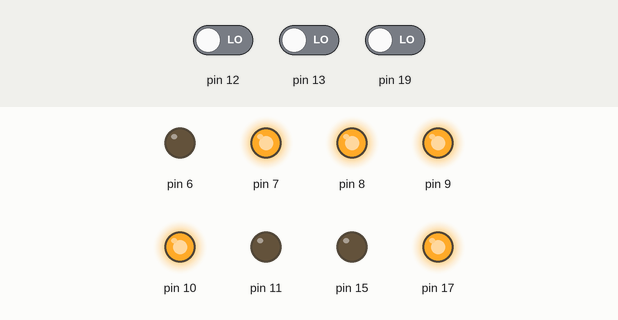
A sketch run on a simulated Arduino Uno, built with avr-gcc and run on an emulated ATmega328P. Shown: output pins drawn as LEDs (lit = HIGH). The test bench sets the inputs (shaded band); at power-on: pin 12 LOW, pin 13 LOW, pin 19 LOW.

Above: at 9.8 s.
9.9 s: pin 12 driven HIGH
At 13.6 s:
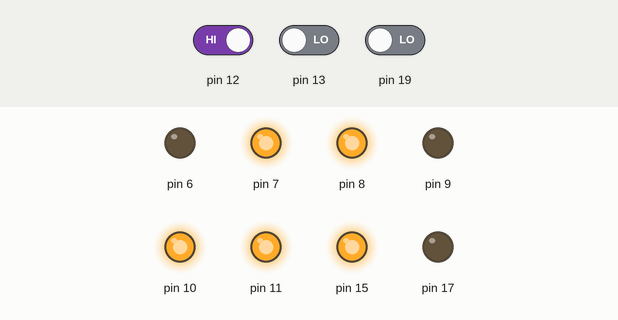
14.4 s: pin 13 driven HIGH
At 15.62 s:
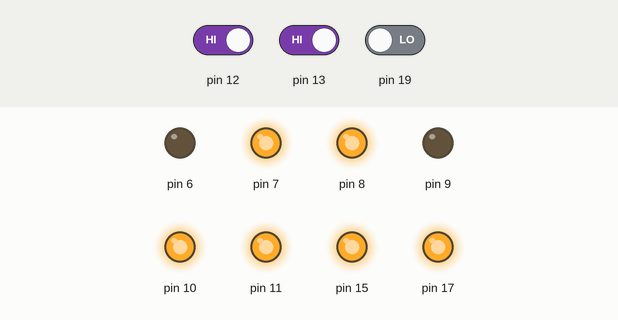
18.9 s: pin 19 driven HIGH
At 21.7 s:
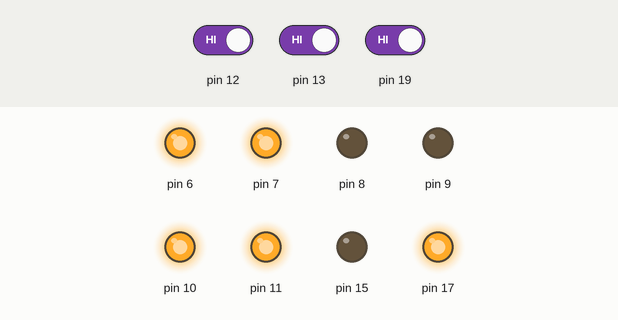
25.8 s: pin 19 driven LOW
30.3 s: pin 12 driven LOW
At 31.4 s:
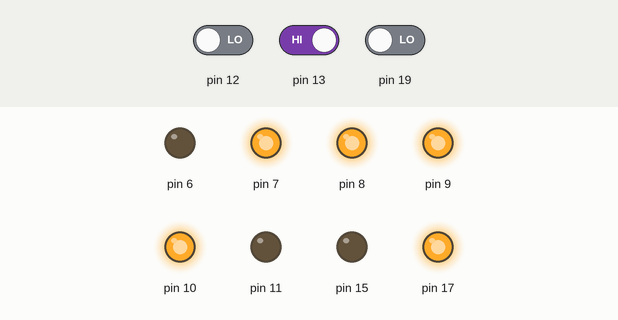
Timing chart, 0 to 33.3 s (numbered marks = the images above; inputs shaded):
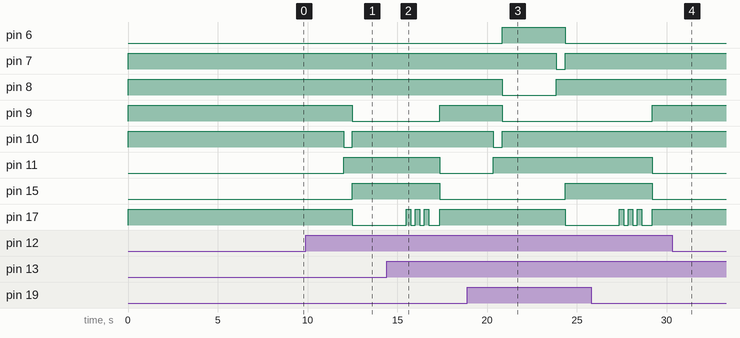

Measured:
- after the input at 9.9 s, pin 9, pin 17: HIGH → LOW after 2.6 s; pin 10: HIGH → LOW after 2.1 s, → HIGH 0.50 s later; pin 11: LOW → HIGH after 2.1 s; pin 15: LOW → HIGH after 2.6 s
- after the input at 14.4 s, pin 9: LOW → HIGH after 3.0 s; pin 11, pin 15: HIGH → LOW after 3.0 s; pin 17: LOW → HIGH after 1.1 s, then repeats every 0.50 s: LOW 0.25 s, HIGH 0.25 s
- after the input at 18.9 s, pin 6: LOW → HIGH after 2.0 s, → LOW 3.5 s later; pin 7: HIGH → LOW after 5.0 s, → HIGH 0.50 s later; pin 8: HIGH → LOW after 2.0 s, → HIGH 3.0 s later
- after the input at 30.3 s, pin 9, pin 17: stays HIGH (without the input it goes to LOW after 2.4 s); pin 10: stays HIGH (without the input it goes to LOW after 1.9 s); pin 11: stays LOW (without the input it goes to HIGH after 1.9 s); pin 15: stays LOW (without the input it goes to HIGH after 2.4 s)

The sketch:

sketch_oct10b.ino
```cpp
//give each value a name to represent each state
#define goN 0
#define wN 1
#define goE 2
#define wE 3
#define Walk 4
#define wWalk 5

//create structure for state
struct state{
  unsigned long out;
  int wait;
  int next[8];
};

//define a value for each state (light output, delaytime, next state)
typedef struct state sType;
sType FSM[6] = {
  {0x9E,3000,{goN,wN,goN,wN,wN,wN,wN,wN}},
  {0xAE,500,{goE,goE,goE,goE,Walk,goE,Walk,goE}},
  {0xB3,3000,{goE,goE,wE,wE,wE,wE,wE,wE}},
  {0xB5,500,{goN,goN,goN,goN,Walk,Walk,Walk,Walk}},
  {0x76,3000,{Walk,wWalk,wWalk,wWalk,Walk,wWalk,wWalk,wWalk,}},
  {0xF6,350,{goN,goE,goN,goN,goN,goE,goN,goN}}
};

int cState = 0; //variable to hold the current state
int input,input1,input2,input3; //variable to hold the input value (1 or 0).but, input variable is for containing summation of input1,2 and 3

void setup() {
  // define a pin mode for each pin
  pinMode(6,OUTPUT);
  pinMode(7,OUTPUT);
  pinMode(8,OUTPUT);
  pinMode(9,OUTPUT);
  pinMode(10,OUTPUT);
  pinMode(11,OUTPUT);
  pinMode(15,OUTPUT);
  pinMode(17,OUTPUT);
  pinMode(12,INPUT);
  pinMode(13,INPUT);
  pinMode(19,INPUT);
  Serial.begin(9600);
}

void loop() {
  //display a light according to the out variable value in state structure
  digitalWrite(6,FSM[cState].out & B00000001);
  digitalWrite(7,FSM[cState].out & B00000010);
  digitalWrite(8,FSM[cState].out & B00000100);
  digitalWrite(9,FSM[cState].out & B00001000);
  digitalWrite(10,FSM[cState].out & B00010000);
  digitalWrite(11,FSM[cState].out & B00100000);
  digitalWrite(15,FSM[cState].out & B01000000);
  digitalWrite(17,FSM[cState].out & B10000000);

  //make people crossing light blink before turn to red
  if(cState == 5)
  {
    for(int i = 0; i < 3; i++)
    {
      digitalWrite(17,FSM[cState].out & B10000000);
      delay(250);
      digitalWrite(17,!(FSM[cState].out & B10000000));
      delay(250);
    }
  }

  //delay to make light visible for an amount of time before go to next state
  delay(FSM[cState].wait);

  //read the input
  input1=digitalRead(12);
  input2=digitalRead(13);
  input3=digitalRead(19);

  //calculate the input value to determine the next state
  input = input1*4 + input2*2 + input3;
  cState = FSM[cState].next[input];

}
```
